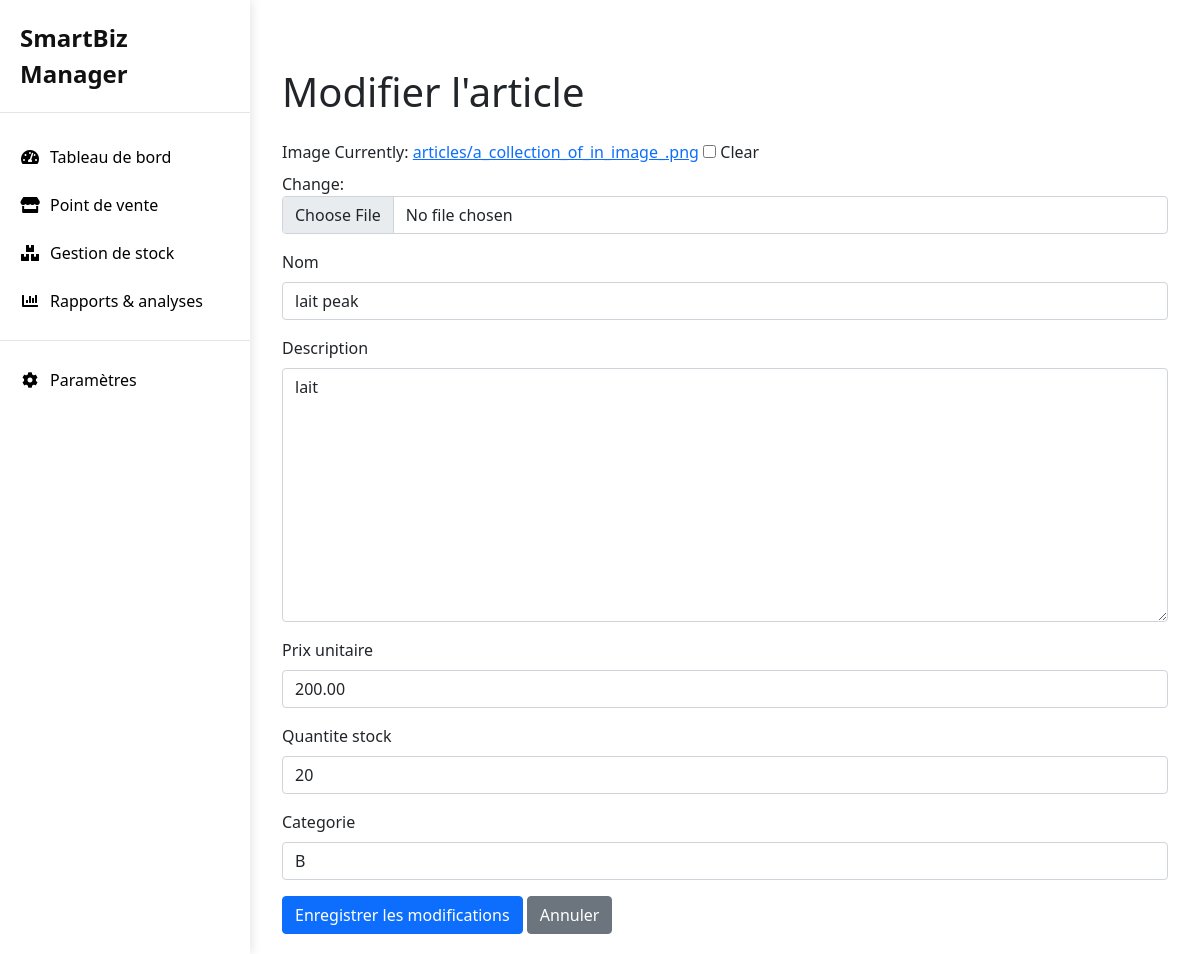
Screenshot of /articles/modifier/1/ with the database file from the repository.
### SmartBiz_Manager/models.py (models this page shows, shortened)
class Article(models.Model):
    image = models.ImageField(upload_to='articles/', blank=True, null=True)
    nom = models.CharField(max_length=100)
    description = models.TextField()
    prix_unitaire = models.DecimalField(max_digits=10, decimal_places=2)
    quantite_stock = models.IntegerField()
    categorie = models.CharField(max_length=50)
    date_creation = models.DateTimeField(auto_now_add=True)
    date_modification = models.DateTimeField(auto_now=True)
    class Meta:
        verbose_name = "Article"
        verbose_name_plural = "Articles"

### SmartBiz_Manager/views.py (the view)
# urls.py: path('articles/modifier/<int:pk>/', views.modifier_article, name='modifier_article'),
def modifier_article(request, pk):
    article = get_object_or_404(Article, pk=pk)
    if request.method == 'POST':
        form = ArticleForm(request.POST, request.FILES, instance=article)
        if form.is_valid():
            form.save()
            return redirect('articles')
    else:
        form = ArticleForm(instance=article)
    return render(request, 'gestion_articles/modifier_article.html', {'form': form, 'article': article})

### SmartBiz_Manager/forms.py
class ArticleForm(forms.ModelForm):
    class Meta:
        model = Article
        fields = ['image', 'nom', 'description', 'prix_unitaire', 'quantite_stock', 'categorie']

### SmartBiz_Manager/templates/gestion_articles/modifier_article.html (shortened to what this page needs)
{% extends 'base.html' %}
{% load static %}
{% load widget_tweaks %}
{% block content %}
<div class="container mt-5">
    <h1 class="mb-4">Modifier l'article</h1>
    <form method="POST" enctype="multipart/form-data">
        {% for field in form %}
        <div class="mb-3">
            <label for="{{ field.id_for_label }}" class="form-label">{{ field.label }}</label>
            {{ field|add_class:"form-control" }}
        </div>
        {% endfor %}
        <button type="submit" class="btn btn-primary">Enregistrer les modifications</button>
        <a href="{% url 'articles' %}" class="btn btn-secondary">Annuler</a>
    </form>
</div>
{% endblock %}

### rows the page displays
Article: form "lait peak" "lait" "200.00" "20" "B"

### other values shown
{{ field.label }} "Image" "Nom" "Description" "Prix unitaire" "Quantite stock" "Categorie"
